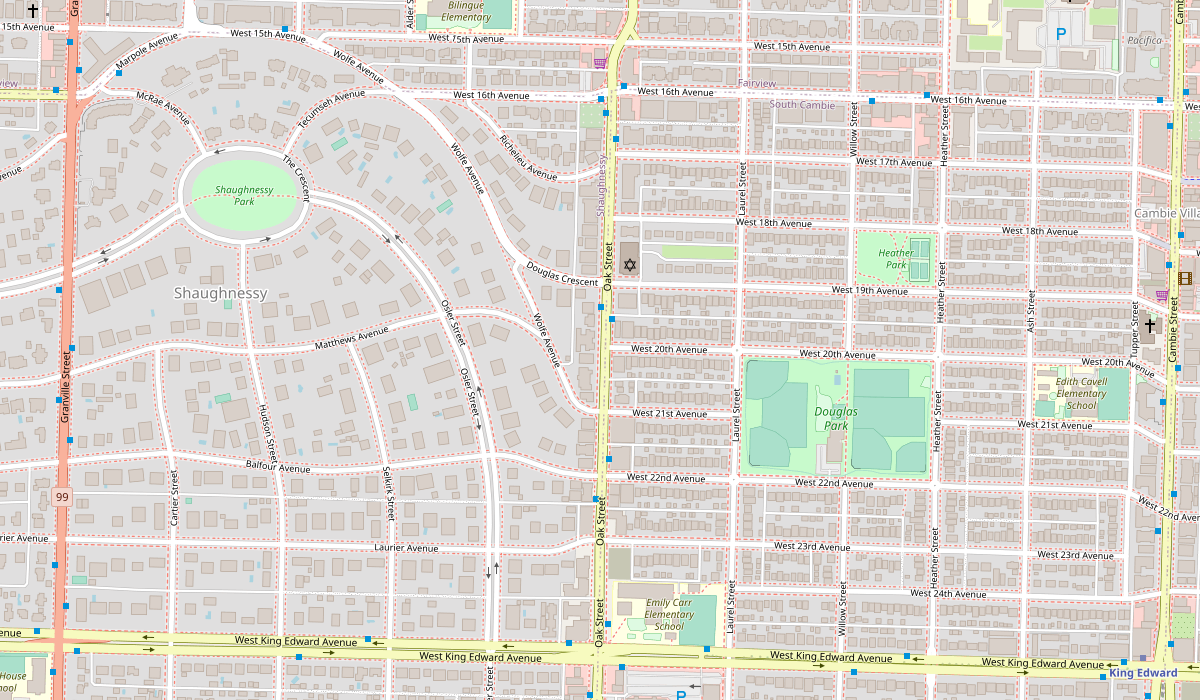
#> input picture AnchorPointPredictor/Images/Map.png, 1200 x 700 px
$ python main.py
#> lines starting #> are read from the running program, lines starting #| are printed output that depends on the picture
import matplotlib.pyplot as plt
import matplotlib.animation as anim
import numpy as np

from PIL import Image


# Crime Data
BUFFER_RADIUS = 100
BUFFER_FALLOFF = 2
DISTANCE_FALLOFF = .5

crimes = [
    (450, 185),
    (710, 300),
    (555, 485)
]

# Animation Data
RESOLUTION_X, RESOLUTION_Y = 512, 256
FRAMES = 40
MIN_X, MAX_X = 0, 1200
MIN_Y, MAX_Y = 0, 700
a = 1.5

def value(x, y, crime_x, crime_y, buffer_radius, a):
    distance = pNormDst(abs(x-crime_x), abs(y - crime_y), a)
    buffer_dst = (distance - buffer_radius) / buffer_radius
    falloff = (np.sign(buffer_dst) + 1) * (DISTANCE_FALLOFF + BUFFER_FALLOFF)/2 - BUFFER_FALLOFF
    return 2 * np.exp(-((buffer_dst*falloff)**2)) - 1

# Calculate the P-Norm distance
#
# Parameters
#   dx: The x distance
#   dy: The y distance
#
# Returns
#   The P-Norm distance
def pNormDst(dx, dy, p):
    return (dx**p + dy**p) ** (1/p)

def calculateProbabilities(X, Y, a):
    z = 0

    for crime in crimes:
        crime_x, crime_y = crime
        z = value(X, Y, crime_x, crime_y, BUFFER_RADIUS, a) + z
    return z / len(crimes)

def pixelToGrid(pos):
    y, x = pos
    return (
        x/RESOLUTION_X * (MAX_X - MIN_X) + MIN_X,
        y/RESOLUTION_Y * (MAX_Y - MIN_Y) + MIN_Y
    )

def main():
    img = np.asarray(Image.open("Images/Map.png"))
#> img is the input picture: shape (700, 1200, 4); mean R, G, B, A 220.6, 216.6, 209.5, 255

    X, Y = np.meshgrid(np.linspace(MIN_X, MAX_X, RESOLUTION_X), np.linspace(MIN_Y, MAX_Y, RESOLUTION_Y))
    z = calculateProbabilities(X, Y, a)

    fig, ax = plt.subplots(layout="constrained")
    ax.imshow(img)
    pc = ax.pcolormesh(X, Y, z, vmin=-1, vmax=1, cmap='jet', alpha=0.5)
    ax.scatter([c[0] for c in crimes], [c[1] for c in crimes], c="red")
    fig.colorbar(pc)

    bx, by = pixelToGrid(np.where(z == np.max(z)))
    best = ax.scatter(bx, by, c="green")

    def update(frame):
        a = -np.cos(2 * np.pi * frame / FRAMES) / 2 + 1.5
        z = calculateProbabilities(X, Y, a)
        bx, by = pixelToGrid(np.where(z == np.max(z)))
        best.set_offsets(np.stack([bx, by]).T)
        pc.update({"array" : z})

    ani = anim.FuncAnimation(fig=fig, func=update, frames=FRAMES)
    plt.show()
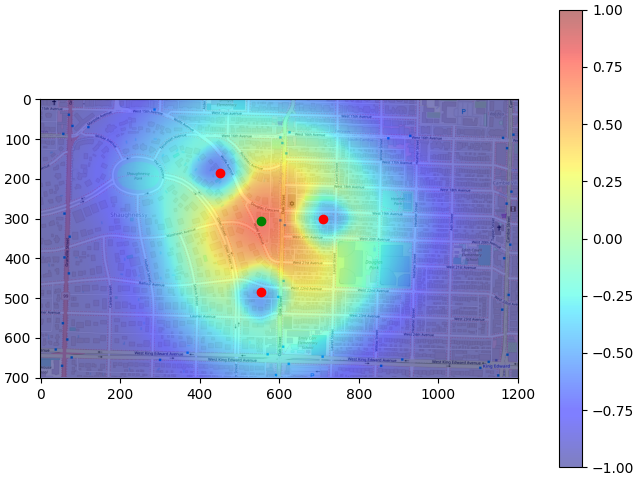
#> figure drawn by matplotlib, 2 panels
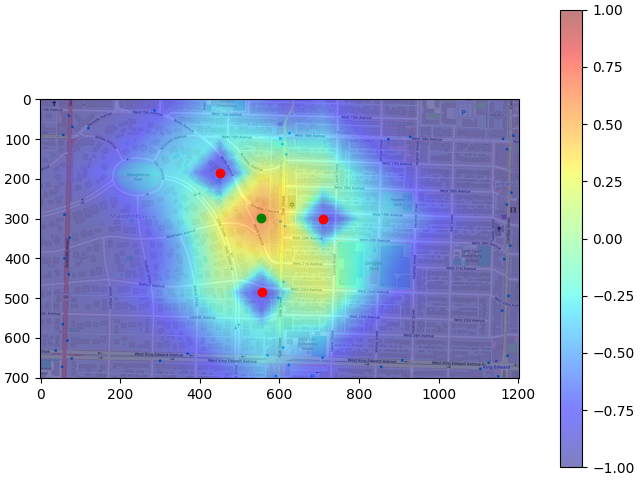
#> figure drawn by matplotlib, 2 panels

main()
